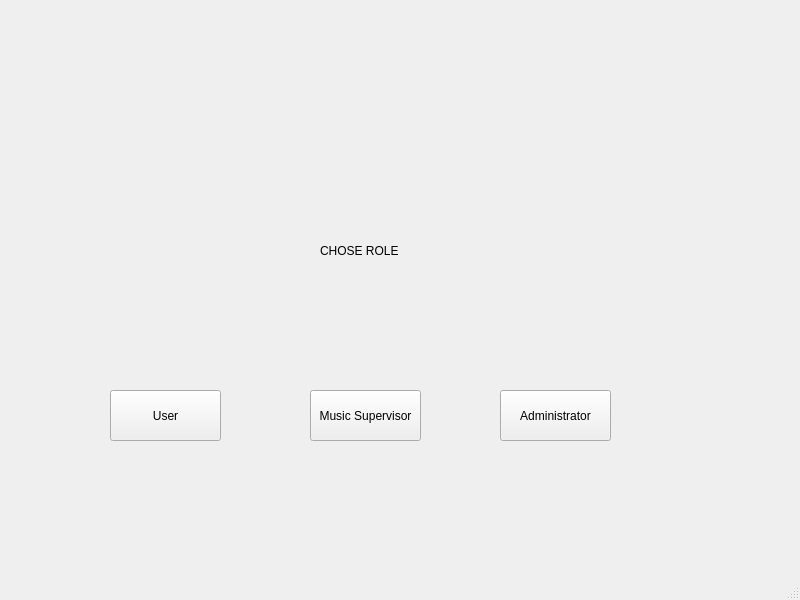
<?xml version="1.0" encoding="UTF-8"?>
<ui version="4.0">
 <class>MainWindow</class>
 <widget class="QMainWindow" name="MainWindow">
  <property name="geometry">
   <rect>
    <x>0</x>
    <y>0</y>
    <width>800</width>
    <height>600</height>
   </rect>
  </property>
  <property name="windowTitle">
   <string>MainWindow</string>
  </property>
  <widget class="QWidget" name="centralwidget">
   <widget class="QPushButton" name="pushButton">
    <property name="geometry">
     <rect>
      <x>110</x>
      <y>390</y>
      <width>111</width>
      <height>51</height>
     </rect>
    </property>
    <property name="text">
     <string>User</string>
    </property>
   </widget>
   <widget class="QPushButton" name="pushButton_2">
    <property name="geometry">
     <rect>
      <x>310</x>
      <y>390</y>
      <width>111</width>
      <height>51</height>
     </rect>
    </property>
    <property name="text">
     <string>Music Supervisor</string>
    </property>
   </widget>
   <widget class="QPushButton" name="pushButton_3">
    <property name="geometry">
     <rect>
      <x>500</x>
      <y>390</y>
      <width>111</width>
      <height>51</height>
     </rect>
    </property>
    <property name="text">
     <string>Administrator</string>
    </property>
   </widget>
   <widget class="QLabel" name="label">
    <property name="geometry">
     <rect>
      <x>320</x>
      <y>230</y>
      <width>91</width>
      <height>41</height>
     </rect>
    </property>
    <property name="text">
     <string>CHOSE ROLE</string>
    </property>
   </widget>
  </widget>
  <widget class="QStatusBar" name="statusbar"/>
 </widget>
 <resources/>
 <connections/>
</ui>
